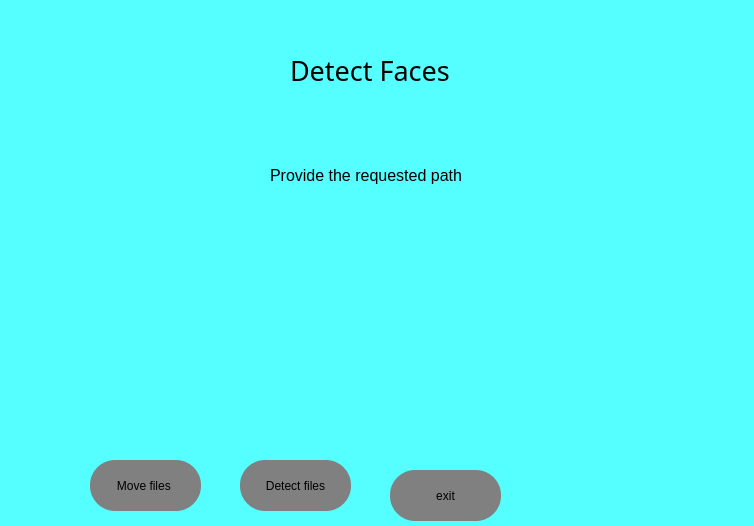
<?xml version="1.0" encoding="UTF-8"?>
<ui version="4.0">
 <class>Dialog</class>
 <widget class="QDialog" name="Dialog">
  <property name="geometry">
   <rect>
    <x>0</x>
    <y>0</y>
    <width>754</width>
    <height>526</height>
   </rect>
  </property>
  <property name="windowTitle">
   <string>Dialog</string>
  </property>
  <widget class="QFrame" name="frame">
   <property name="geometry">
    <rect>
     <x>0</x>
     <y>0</y>
     <width>761</width>
     <height>531</height>
    </rect>
   </property>
   <property name="styleSheet">
    <string notr="true">QFrame {
background-color: rgb(85, 255, 255);}</string>
   </property>
   <widget class="QLabel" name="label">
    <property name="geometry">
     <rect>
      <x>290</x>
      <y>50</y>
      <width>201</width>
      <height>41</height>
     </rect>
    </property>
    <property name="font">
     <font>
      <family>Algerian</family>
      <pointsize>20</pointsize>
     </font>
    </property>
    <property name="text">
     <string>Detect Faces </string>
    </property>
   </widget>
   <widget class="QLabel" name="label_2">
    <property name="geometry">
     <rect>
      <x>270</x>
      <y>150</y>
      <width>261</width>
      <height>51</height>
     </rect>
    </property>
    <property name="font">
     <font>
      <family>Arial</family>
      <pointsize>12</pointsize>
     </font>
    </property>
    <property name="text">
     <string>Provide the requested path</string>
    </property>
   </widget>
   <widget class="QPushButton" name="pushButton">
    <property name="geometry">
     <rect>
      <x>90</x>
      <y>460</y>
      <width>111</width>
      <height>51</height>
     </rect>
    </property>
    <property name="styleSheet">
     <string notr="true">background-color:grey;
border-radius: 25px;</string>
    </property>
    <property name="text">
     <string>Move files </string>
    </property>
   </widget>
   <widget class="QPushButton" name="pushButton_2">
    <property name="geometry">
     <rect>
      <x>240</x>
      <y>460</y>
      <width>111</width>
      <height>51</height>
     </rect>
    </property>
    <property name="styleSheet">
     <string notr="true">background-color:grey;
border-radius: 25px;</string>
    </property>
    <property name="text">
     <string>Detect files</string>
    </property>
   </widget>
   <widget class="QPushButton" name="pushButton_3">
    <property name="geometry">
     <rect>
      <x>390</x>
      <y>470</y>
      <width>111</width>
      <height>51</height>
     </rect>
    </property>
    <property name="styleSheet">
     <string notr="true">background-color:grey;
border-radius: 25px;</string>
    </property>
    <property name="text">
     <string>exit</string>
    </property>
   </widget>
  </widget>
 </widget>
 <resources/>
 <connections/>
</ui>
